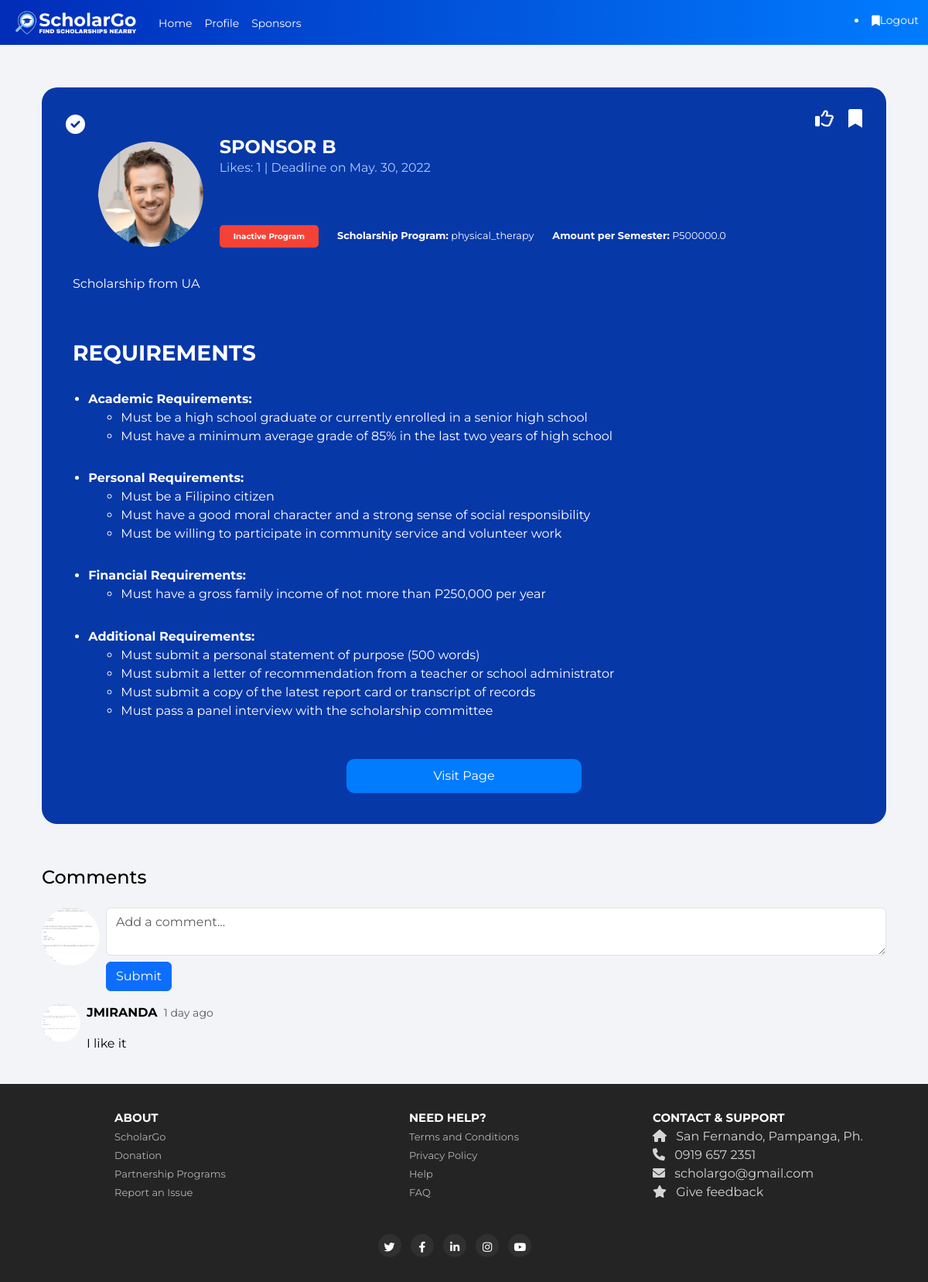
The page /sponsor/1 (signed in) on the database its author committed.
### website/models.py (models this page shows, shortened)
class Sponsorship_data(db.Model):
    id = db.Column(db.Integer, primary_key=True)
    sponsor_name = db.Column(db.String(150))
    course = db.Column(db.String(150))
    extracurricular_activity = db.Column(db.String(150))
    weight_fos = db.Column(db.Float)
    weight_gpa = db.Column(db.Float)
    weight_extracurricular_activities = db.Column(db.Float)
    weight_financial_status = db.Column(db.Float)
    passing_requirement = db.Column(db.Float)
    verified = db.Column(db.Boolean, default=False, nullable=False)
    description = db.Column(db.Text)
    full_description = db.Column(db.Text, nullable=True)
    image = db.Column(db.String(300), nullable=True)  # For the uploaded picture
    likes = db.relationship('Like', backref='sponsorship', lazy=True)  # For user likes
    deadline_date = db.Column(db.Date, nullable=False)  # Scholarship deadline
    active = db.Column(db.Boolean, default=True, nullable=False)  # Active or inactive status
    amount_per_semester = db.Column(db.Float, nullable=False)  # Amount awarded per semester
    likes = db.relationship('User', secondary=user_sponsorship_likes, backref='liked_by')
    picture_path = db.Column(db.String(255), nullable=False)  # Ensure this line is present
    comments = db.relationship('Comment', backref='sponsorship')

class User(db.Model, UserMixin):
    id = db.Column(db.Integer, primary_key=True)
    username = db.Column(db.String(150), unique=True)
    image = db.Column(db.String(300), nullable=True)
    city = db.Column(db.String(150))
    birthdate = db.Column(db.Date, nullable=False)
    province = db.Column(db.String(150))
    postalcode = db.Column(db.String(150))
    picture_path = db.Column(db.String(255), nullable=False)  # Ensure this line is present
    educationlevel = db.Column(db.String(150))
    email = db.Column(db.String(150), unique=True)
    password = db.Column(db.String(150))
    first_name = db.Column(db.String(150))
    last_name = db.Column(db.String(150))
    suffix = db.Column(db.String(150), nullable= True)
    gender = db.Column(db.String(150))
    course = db.Column(db.String(150))
    phone_number = db.Column(db.String(150))
    gpa = db.Column(db.Float)
    extracurricular_activities = db.Column(db.String(300))
    financial_status = db.Column(db.String(150))
    notes = db.relationship('Note', backref='user', lazy=True)
    followed_sponsorships = db.relationship('Sponsorship_data', secondary=user_sponsorship,
                                             lazy='subquery', backref=db.backref('followers', lazy=True))
    comments = db.relationship('Comment', backref='user', lazy=True)

class Comment(db.Model):
    id = db.Column(db.Integer, primary_key=True)
    content = db.Column(db.Text, nullable=False)
    user_id = db.Column(db.Integer, db.ForeignKey('user.id'))
    sponsorship_id = db.Column(db.Integer, db.ForeignKey('sponsorship_data.id'), nullable=False)
    created_at = db.Column(db.DateTime(timezone=True), server_default=func.now())  # Add this line

### website/views.py (the view)
@views.route('/sponsor/<int:sponsor_id>', methods=['GET'])
@login_required
def view_sponsorship(sponsor_id):
    print("Sponsor route hit")  # Check if this prints in the logs
    sponsor = Sponsorship_data.query.get_or_404(sponsor_id)
    is_liked = current_user in sponsor.likes
    comments = Comment.query.filter_by(sponsorship_id=sponsor.id).all()
    for comment in comments:
        comment.relative_time = time_since(comment.created_at)
    return render_template('sponsor_details.html',
                           sponsor=sponsor,
                           comments=comments,
                           is_liked=is_liked,
                           user=current_user)

### website/__init__.py (called while the page is built)
def create_app():
    app = Flask(__name__)
    app.config['SECRET_KEY'] = 'hjshjhdjah kjshkjdhjs'
    app.config['SQLALCHEMY_DATABASE_URI'] = f'sqlite:///{DB_NAME}'
    app.config['UPLOAD_FOLDER'] = os.path.join('static', 'uploads')
    db.init_app(app)
    socketio.init_app(app)  # Initialize SocketIO with the app
    from .views import views
    from .auth import auth
    app.register_blueprint(views, url_prefix='/')
    app.register_blueprint(auth, url_prefix='/')
    from .models import User, Note, Sponsorship_data
    with app.app_context():
        db.create_all()
    login_manager = LoginManager()
    login_manager.login_view = 'auth.login'
    login_manager.init_app(app)
    @login_manager.user_loader
    def load_user(id):
        return User.query.get(int(id))
    return app

### website/utils.py (called while the page is built)
def time_since(dt):
    now = datetime.utcnow()
    diff = now - dt
    seconds = diff.total_seconds()
    if seconds < 60:
        return f"{int(seconds)} second{'s' if seconds != 1 else ''} ago"
    elif seconds < 3600:
        minutes = seconds // 60
        return f"{int(minutes)} minute{'s' if minutes != 1 else ''} ago"
    elif seconds < 86400:
        hours = seconds // 3600
        return f"{int(hours)} hour{'s' if hours != 1 else ''} ago"
    elif seconds < 2592000:
        days = seconds // 86400
        return f"{int(days)} day{'s' if days != 1 else ''} ago"
    elif seconds < 31536000:
        months = seconds // 2592000
        return f"{int(months)} month{'s' if months != 1 else ''} ago"
    else:
        years = seconds // 31536000
        return f"{int(years)} year{'s' if years != 1 else ''} ago"

### website/templates/sponsor_details.html (shortened to what this page needs)
{% extends "base.html" %}
{% block content %}
<link rel="stylesheet" href="/static/css/sponsor_details.css"/>
<div class="container mt-4">
    <div class="sponsor-card">
        <div class="sponsor-header">
            <div class="icon-container">
                <form id="like-form" action="{{ url_for('auth.like_sponsorship', sponsor_id=sponsor.id) }}" method="POST" style="display:inline;">
                    <button type="submit" class="like-button" id="like-button" style="border: none; background-color: transparent;">
                        {% if is_liked %}
                            <i class="fas fa-thumbs-up liked"></i>
                        {% else %}
                            <i class="far fa-thumbs-up"></i>
                        {% endif %}
                    </button>
                </form>
                <a href="#" class="bookmark-button">
                    <i class="fas fa-bookmark"></i>
                </a>
            </div>
            <div class="verified-check">
                <i class="fas fa-check-circle" aria-hidden="true"></i>
            </div>
            <img src="{{ url_for('static', filename='uploads/' ~ sponsor.picture_path) }}" alt="Logo" class="sponsor-logo">
            <div>
                <h2 class="sponsor-name">{{ sponsor.sponsor_name }}</h2>
                <p class="likes mb-1">Likes: {{ sponsor.likes|length }} | Deadline on {{ sponsor.deadline_date.strftime('%b. %d, %Y') }}</p>
                <div class="sponsor-info">
                    <p class="sponsor-details">
                        {% if sponsor.scholarship_status %}
                            <span class="sponsor-status active">Active Program</span>
                        {% else %}
                            <span class="sponsor-status inactive">Inactive Program</span>
                        {% endif %}
                    </p>
                    <p><span class="info-label">Scholarship Program:</span> {{ sponsor.course }}</p>
                    <p><span class="info-label">Amount per Semester:</span> P{{ sponsor.amount_per_semester }}</p>
                </div>
            </div>
        </div>
        <div class="sponsor-description">
            <p class="description-text">{{ sponsor.description }}</p>
        </div>
        <div class="sponsor-requirements">
          {{ sponsor.full_description |safe}}
            <button class="blue-button">Visit Page</button>
        </div>
    </div>
    <div class="comment-container mt-5">
        <div class="d-flex justify-content-between align-items-center mb-3 comment-title">
            <h4 style="color: black;">Comments</h4>
        </div>
        <div class="d-flex align-items-start mb-3">
            <img src="{{ url_for('static', filename='uploads/' ~ current_user.picture_path) }}"  alt="Profile" class="rounded-circle me-2" style="width: 75px; height: 75px;">
            <form action="{{ url_for('auth.add_comment', sponsor_id=sponsor.id) }}" method="POST" class="flex-grow-1">
                <textarea class="form-control" name="content" required placeholder="Add a comment..."></textarea>
                <button type="submit" class="btn btn-primary mt-2 comment-submit">Submit</button>
            </form>
        </div>
        <div id="comments-section">
            {% if comments %}
                {% for comment in comments %}
                <div class="d-flex align-items-start mb-4" style="color: black;">
                  <img src="{{ url_for('static', filename='uploads/' ~ comment.user.picture_path) }}"
                       alt="Profile" class="rounded-circle me-2" style="width: 50px; height: 50px;">
                  <div class="name-comment">
                      <p><strong>{{ comment.user.username }}</strong>
                         <small class="text-muted m-1">{{ comment.relative_time }}</small>
                      </p>
                      <p>{{ comment.content }}</p>
                  </div>
              </div>
              </div>
              </div>
                {% endfor %}
            {% else %}
                <p>No comments yet. Be the first to comment!</p>
            {% endif %}
        </div>
    </div>
{% endblock %}

### website/templates/base.html (shortened to what this page needs)
<!DOCTYPE html>
<html lang="en">
<head>
   <link href="https://cdn.jsdelivr.net/npm/bootstrap@5.3.0-alpha1/dist/css/bootstrap.min.css" rel="stylesheet">
  <link rel="stylesheet" href="/static/css/base.css" />
  <link rel="stylesheet" href="/static/css/footer.css"/>
  <link rel="stylesheet" href="https://cdnjs.cloudflare.com/ajax/libs/font-awesome/6.0.0-beta3/css/all.min.css" />
</head>
<body>
  <nav class="navbar navbar-expand-lg navbar-dark bg-dark">
    <div class="container-fluid">
      <div class="nav-logo">
        <img src="/static/images/nav-logo.png" alt="Logo">
      </div>
      <div class="collapse navbar-collapse" id="navbarSupportedContent">
        <ul class="navbar-nav me-auto mb-2 mb-lg-0">
          <li class="nav-item">
            <a class="nav-link" id="home" href="/">Home</a></li>
          <li class="nav-item">
            <a class="nav-link" id="logout" href="/profile">Profile</a></li>
          <li class="nav-item">
            <a class="nav-link" id="logout" href="/sponsorlist">Sponsors</a></li>
        </ul>
        <li class="nav-item">
          <a class="nav-link" id="follow" href="/follow">
              <i class="fas fa-bookmark"></i>
            </a>
          </li>
          <a class="nav-link" id="logout" href="/logout">Logout</a></li>
      </div>
    </div>
  </nav>
  <div class="container">
    {% block content %} {% endblock %}
<footer>
  <div class="container">
    <div class="row">
      <div class="col-md-4 footer-column">
        <ul class="nav flex-column">
          <li class="nav-item">
            <span class="footer-title">About</span>
          </li>
          <li class="footer nav-item">
            <a class="nav-link-footer" href="#">ScholarGo</a>
          </li>
          <li class="footer nav-item">
            <a class="nav-link-footer" href="#">Donation</a>
          </li>
          <li class="footer nav-item">
            <a class="nav-link-footer" href="#">Partnership Programs</a>
          </li>
          <li class="footer nav-item">
            <a class="nav-link-footer" href="#">Report an Issue</a>
          </li>
        </ul>
      </div>
      <div class="col-md-4 footer-column">
        <ul class="nav flex-column">
          <li class="nav-item">
            <span class="footer-title">Need Help?</span>
          </li>
          <li class="nav-item">
            <a class="nav-link-footer" href="#">Terms and Conditions</a>
          </li>
          <li class="nav-item">
            <a class="nav-link-footer" href="#">Privacy Policy</a>
          </li>
          <li class="nav-item">
            <a class="nav-link-footer" href="#">Help</a>
          </li>
          <li class="nav-item">
            <a class="nav-link-footer" href="#">FAQ</a>
          </li>
        </ul>
      </div>
      <div class="col-md-4 footer-column">
        <ul class="nav flex-column">
          <li class="nav-item">
            <span class="footer-title">Contact & Support</span>
          </li>
          <li class="nav-item">
            <span class="navlink-footer"><i class="fas fa-home"></i> San Fernando, Pampanga, Ph.</span>
          </li>
          <li class="nav-item">
            <span class="navlink-footer"><i class="fas fa-phone"></i> 0919 657 2351</span>
          </li>
          <li class="nav-item">
            <span class="navlink-footer"><i class="fas fa-envelope"></i> scholargo@gmail.com</span>
          </li>
          <li class="nav-item">
            <span class="navlink-footer"><i class="fas fa-star"></i> Give feedback</span>
          </li>
        </ul>
      </div>
<div class="row icons">
<div class="col-12 text-center">
  <ul class="list-inline social-buttons">
    <li class="list-inline-item">
      <a href="#"><i class="fab fa-twitter"></i></a>
    </li>
    <li class="list-inline-item">
      <a href="#"><i class="fab fa-facebook-f"></i></a>
    </li>
    <li class="list-inline-item">
      <a href="#"><i class="fab fa-linkedin-in"></i></a>
    </li>
    <li class="list-inline-item">
      <a href="#"><i class="fab fa-instagram"></i></a>
    </li>
    <li class="list-inline-item">
      <a href="#"><i class="fab fa-youtube"></i></a>
    </li>
  </ul>
</div>
</div>
  </div>
</footer>
</body>
</html>

### website/static/css/base.css (style rules this page uses)
body { font-family: 'Montserrat', sans-serif; background-color: #f2f4f7; color: #ffffff; }
.navbar { background: linear-gradient(90deg, #012cb8, #017cff) !important; position: sticky !important; top: 0 !important; z-index: 1000 !important; padding: 1.5vh 0; }
.nav-logo img { width: 200px; height: auto; margin-right: 15px; }
.nav-link { position: relative; display: inline-block; color: #ffffff; text-decoration: none; padding-bottom: 5px; transition: color 0.3s ease, transform 0.3s ease, text-shadow 0.3s ease; }
@media (max-width: 1200px) { .nav-logo img { width: 170px; } }
@media (max-width: 1200px) { .navbar-nav .nav-link { font-size: 14px; } }
@media (max-width: 1200px) { .nav-link { font-size: 14px; } }

### website/static/css/footer.css (style rules this page uses)
html, body { height: 100%; margin: 0; }
body { display: flex; flex-direction: column; }
.container { flex: 1; }
.text-center { margin-top: 2%; }
footer { padding: 2rem 0; background-color: #242424; }
.footer-column:not(:first-child) { padding-top: 2rem; }
@media (min-width: 768px) { .footer-column:not(:first-child) { padding-top: 0rem; } }
.footer-column { text-align: center; }
.footer-column .nav-item .nav-link-footer { padding: 0.1rem 0; color: #b4b4b4; text-decoration: none; }
.footer-column .nav-item .navlink-footer { padding: 0.1rem 0; color: #d5d5d5; text-decoration: none; }
.footer-column .nav-item span.footer-title { font-size: 14px; font-weight: 700; color: #ffffff; text-transform: uppercase; }
.footer-column .nav-item .fas { margin-right: 0.5rem; }
.footer-column ul { display: inline-block; }
@media (min-width: 768px) { .footer-column ul { text-align: left; } }
ul.social-buttons { margin-top: 20px !important; margin-bottom: 0 !important; }
ul.social-buttons li a { font-size: 15px; line-height: 40px; display: block; width: 38px; height: 38px; -webkit-transition: all 0.3s; -moz-transition: all 0.3s; transition: all 0.3s; color: #ffffff; border-radius: 100%; outline: 0; background-color: #303030; }
@media (max-width: 1200px) { .footer-column .nav-item span.footer-title { font-size: 15px; } }
@media (max-width: 1200px) { ul.social-buttons li a { font-size: 14px; line-height: 35px; width: 30px; height: 30px; } }
@media (max-width: 1200px) { .nav-link-footer { font-size: 13px; } }

### rows shown on the page
Sponsorship_data: picture_path (picture), sponsor_name "SPONSOR B", deadline_date "May. 30, 2022", course "physical_therapy", amount_per_semester "500000.0", description "Scholarship from UA", full_description "REQUIREMENTS Academic Requirements: Must be a high school graduate or currently enrolled in a senior high school Must have a minimum average grade of 85% in the last two years of high school Personal Requirements: Must be a Filipino citizen Must have a good moral character and a strong sense of social responsibility Must be willing to participate in community service and volunteer work Financial Requirements: Must have a gross family income of not more than P250,000 per year Additional Requirements: Must submit a personal statement of purpose (500 words) Must submit a letter of recommendation from a teacher or school administrator Must submit a copy of the latest report card or transcript…"
User: picture_path (picture)
Comment: picture_path (picture), user.username "JMIRANDA", relative_time "1 day ago", content "I like it"

### other values the page prints
{{ sponsor.likes|length }} "1"
